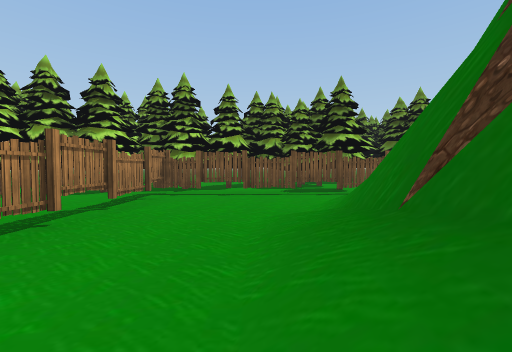
view 1 (above)

14 first-person views from a walk through a 3-D level made in the Unity game engine. The camera is 1.3 m above the floor, tilts 2° down and sees 90° across. The floor is counted in squares, 2 m on a side. Each view is taken from the middle of a square. On the plan, view 1 faces up. The plan holds only what a view shows up to about 9 squares ahead; the rest is blank. The place goes on beyond the plan. Some surface patterns are stand-ins.

view 2
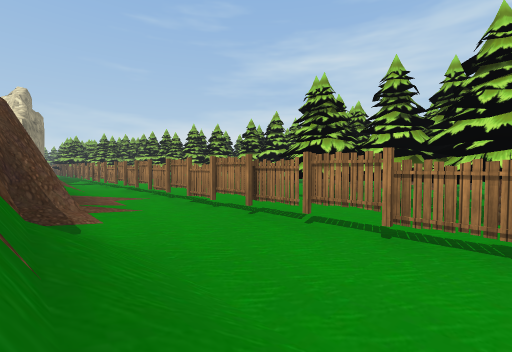

view 3
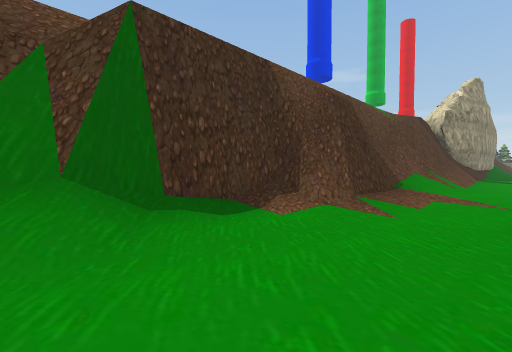

view 4
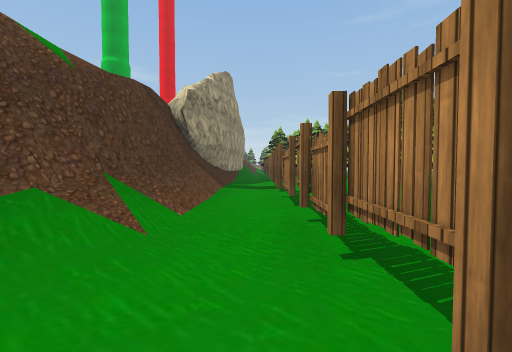

view 5
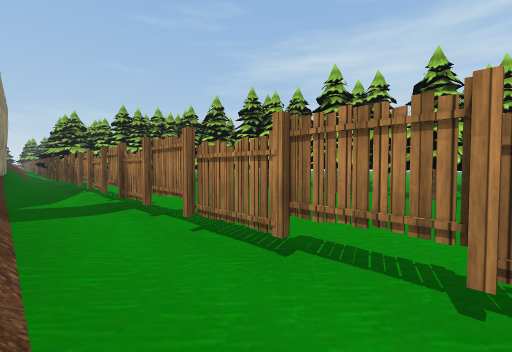

view 6
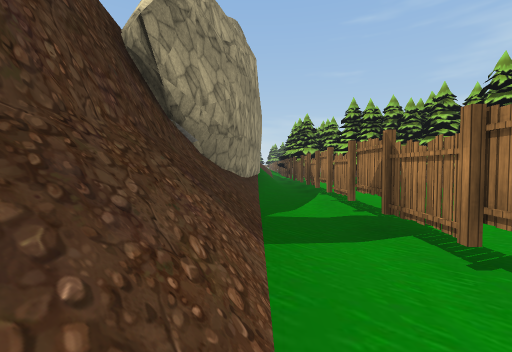

view 7
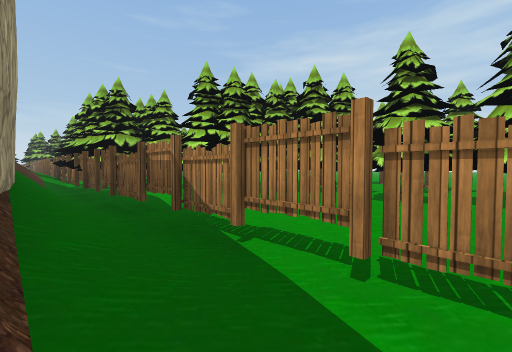

view 8
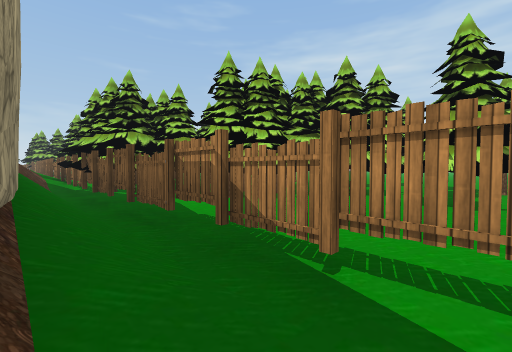

view 9
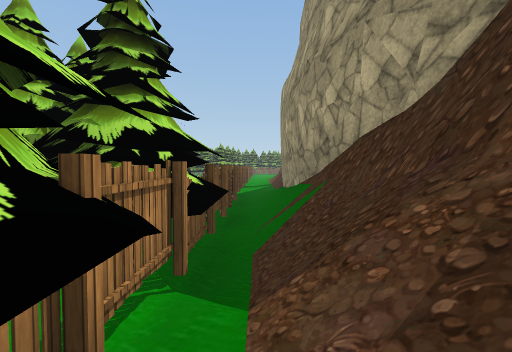

view 10
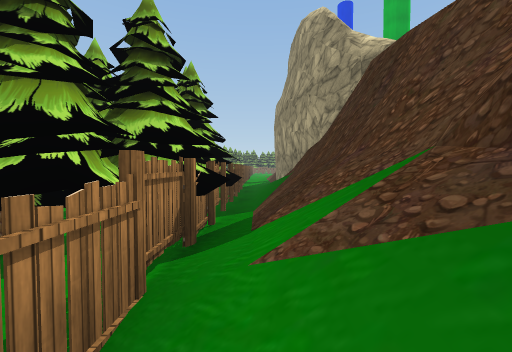

view 11
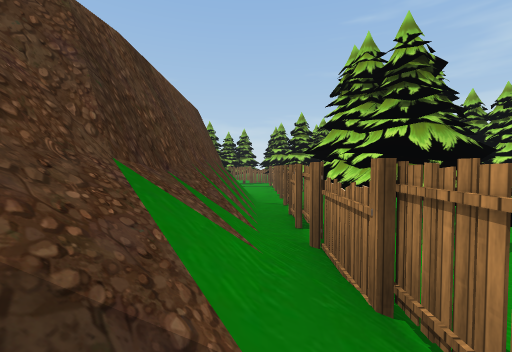

view 12
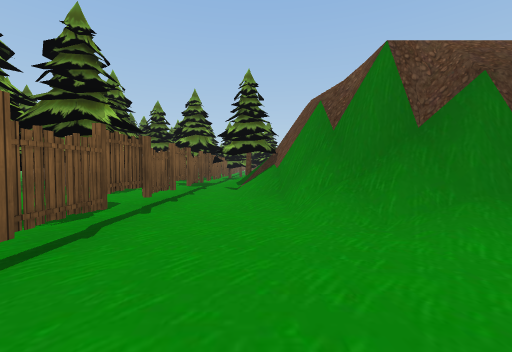

view 13
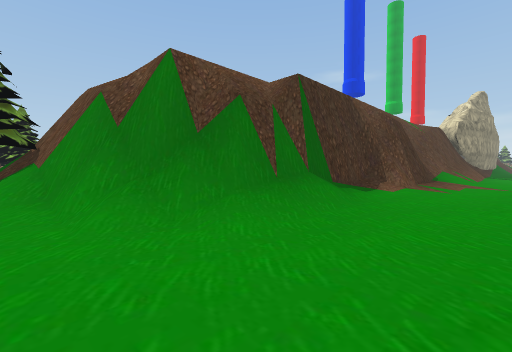

view 14
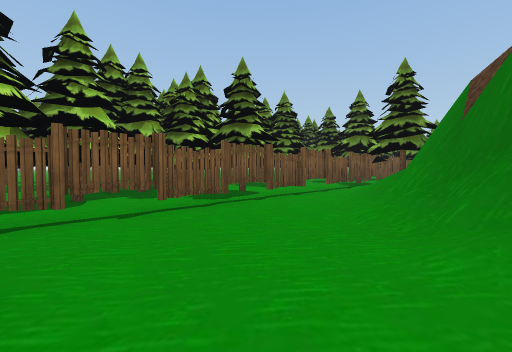

### Floor plan
Key: @ floor where view 1 was taken; # wall or solid block; . main floor; : floor 0.25 m higher than the main floor; + floor 5.75 m higher than the main floor; * floor 6 m higher than the main floor; / step, stairs or slope; = window, fence, low wall or low ledge; ^ raised ledge; v drop or lower ground.
Columns run from 3 left of view 1 to 7 right of it. Each row starts with its distance up from view 1.
  7 ###########
  6 #......://
  5 #..../// #
  4 #...//####
  3 #..//##//
  2 #../##/
  1 #../#v/
  0 #.:@#//
 -1 #:::#v
 -2 #::/#v
 -3 #::##v
 -4 #::# *
 -5 #:/#v*
 -6 #./##*
 -7 #.//#
 -8 #./###
 -9 #./#v=
-10 #./#v*
-11 #./#v
-12 #./#v
-13 #./#+
-14 #./##
-15 #./#
-16 #./^
-17 #/#
-18 #/#
-19 #/#
-20 =/#
-21 #/#
-22 #/#
-23 #/#
-24 #/#
-25 #/#
-26 #/##
-27 #/#v
-28 #/#v
-29 #/#v
-30 =/#
-31 #/#v
-32 #=#v
-33 ###v
-34  ##v
-35   #v
-36    v

Positions as (right, up) in squares from view 1, and headings:
1: (0, 0), facing up
2: (1, 3), facing down-left
3: (-2, 1), facing down-right
4: (-2, -5), facing down
5: (-1, -8), facing down-left
6: (-1, -10), facing down
7: (-1, -15), facing down-left
8: (-1, -16), facing down-left
9: (-2, -28), facing up
10: (-2, -31), facing up
11: (-2, -28), facing down
12: (-2, 5), facing right
13: (-2, 5), facing down-right
14: (-2, 3), facing up-right
